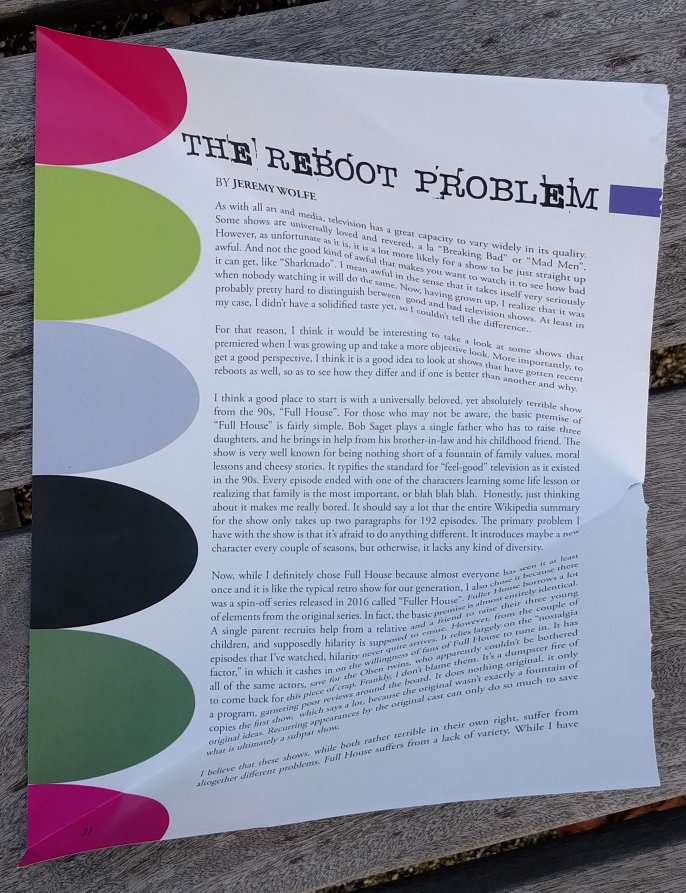
#> input picture doccorrection/distorted/42_2 copy.png, 1371 x 1785 px (shown at 1/2 size)
$ python -i ImgDetection.py   (imports and definitions only)   (older library calls are emulated)
#> lines starting #> are read from the running program, lines starting #| are printed output that depends on the picture; after the words box and inside, x2 and y2 are one past the last pixel; in counts of white or black regions, pixels touching at a corner belong together
import json
import sys

import cv2
import numpy as np
import CharaRecog
import re

def preprocess(gray):
    sobel=gray.copy()
    # # 1. Sobel算子，x方向求梯度
    sobelx = cv2.Sobel(gray, cv2.CV_8U, 1, 0, ksize = 3)
    sobely = cv2.Sobel(gray, cv2.CV_8U, 0, 1, ksize = 3)

    sobel=sobel.astype("uint8")
    cv2.addWeighted(sobelx,0.5,sobely,0.5,0,sobel)
    # sobel=sobel.astype("uint8")

    # sobel = cv2.Sobel(gray, cv2.CV_8U, 1, 0, ksize = 3)
    # 2. 二值化
    ret, binary = cv2.threshold(sobel, 0, 255, cv2.THRESH_OTSU+cv2.THRESH_BINARY)
    # ret, binary = cv2.threshold(sobel, 0, 255, cv2.THRESH_TOZERO+cv2.THRESH_BINARY)

    # 3. 膨胀和腐蚀操作的核函数

    # kernel = cv2.getStructuringElement(cv2.MORPH_RECT, (2,2))
    # # 形态学操作             图像      操作（open）结构元素
    # binary = cv2.morphologyEx(binary, cv2.MORPH_OPEN, kernel)

    element1 = cv2.getStructuringElement(cv2.MORPH_RECT, (3,3))
    element2 = cv2.getStructuringElement(cv2.MORPH_RECT, (30,30))

    element3 = cv2.getStructuringElement(cv2.MORPH_RECT, (30,9))
    element4 = cv2.getStructuringElement(cv2.MORPH_RECT, (24, 6))

    elementx = cv2.getStructuringElement(cv2.MORPH_RECT, (40,40))
    elementy = cv2.getStructuringElement(cv2.MORPH_RECT, (30,30))
    # # 方案一：

    # # 先腐蚀
    # erosion = cv2.erode(binary, element1, iterations = 1)

    # # 再膨胀
    # dilation = cv2.dilate(erosion, element2, iterations = 2)

    # 方案二：
    # 直接膨胀
    # dilation = cv2.dilate(binary, element2, iterations = 1)

    # # 方案三（原方案）
    # # 4. 膨胀一次，让轮廓突出
    # dilation = cv2.dilate(binary, element4, iterations = 1)

    # # 5. 腐蚀一次，去掉细节，如表格线等。注意这里去掉的是竖直的线
    # erosion = cv2.erode(dilation, element3, iterations = 1)

    # # 6. 再次膨胀，让轮廓明显一些
    # dilation = cv2.dilate(erosion, element4, iterations = 3)

    # 方案四（成功）
    # 4. 膨胀一次，让轮廓突出
    # dilation = cv2.dilate(binary, elementx, iterations = 1)

    # # 5. 腐蚀一次，去掉细节，如表格线等。注意这里去掉的是竖直的线
    # erosion = cv2.erode(dilation, elementy, iterations = 1)

    # # 6. 再次膨胀，让轮廓明显一些
    # dilation = cv2.dilate(erosion, element4, iterations = 3)

    # 方案五
    elementx5 = cv2.getStructuringElement(cv2.MORPH_RECT, (20,20))
    elementy5 = cv2.getStructuringElement(cv2.MORPH_RECT, (10,10))
    # 4. 膨胀一次，让轮廓突出
    dilation = cv2.dilate(binary, elementx5, iterations = 1)

    # 5. 腐蚀一次，去掉细节，如表格线等。注意这里去掉的是竖直的线
    erosion = cv2.erode(dilation, elementy5, iterations = 1)

    # [10 lines of commented-out code are left out]
    result=erosion
    return result

def findTextRegion(img):

    region = []

    # 1. 查找轮廓
    contours, hierarchy = cv2.findContours(img, cv2.RETR_TREE, cv2.CHAIN_APPROX_SIMPLE)
    # contours, hierarchy = cv2.findContours(img, cv2.RETR_TREE, cv2.CHAIN_APPROX_SIMPLE)

    # print(contours)

    h_img,w_img=img.shape
    area_img=h_img*w_img

    # print(f"area_img:{area_img}")
    # 2. 筛选那些面积小的
    for i in range(len(contours)):
        cnt = contours[i]
        # 计算该轮廓的面积
        area = cv2.contourArea(cnt)

        # 面积小的都筛选掉

        if (area < area_img*0.1 or area>area_img*0.9):
            continue


        # 轮廓近似，作用很小
        epsilon = 0.001 * cv2.arcLength(cnt, True)
        approx = cv2.approxPolyDP(cnt, epsilon, True)

        # 找到最小的矩形，该矩形可能有方向

        rect = cv2.minAreaRect(cnt)

        # box是四个点的坐标
        # imgs=cv2.imread("./img_rec/red1.png")
        box=cv2.boxPoints(rect)
        # [8 lines of commented-out code are left out]
        box = np.int0(box)

        # 计算高和宽
        height = abs(box[0][1] - box[2][1])
        width = abs(box[0][0] - box[2][0])

        # 筛选那些太细的矩形，留下扁的
        # if (height > width*1.2):
        #     continue

        # print(f'area:{area}')
        region.append(box)

        # print(region)

    return region

def detect(zip_image,img):
    # src=cv2.imread(imagePath)
    src=zip_image.copy()

    dilation = preprocess(img)
    # 3. 查找和筛选文字区域

    region = findTextRegion(dilation)
    area_list=[cv2.contourArea(r) for r in region]
    score_list=[i/max(area_list) for i in area_list]

    # print(score_list)
    # print(region)

    # dets=[[*i[0],*i[2]]+[1] for i in region]
    dets=[]
    # print(region)
    for r_i in range(len(region)):
        # ls=[min(r,key=lambda s[0]:s[0]+s[1])]
        # min_s=min(r,key=lambda s:s[0]+s[1])
        # print(f'min_s:{min_s}')

        r=region[r_i]
        min_s=None
        min_s_index=0
        for i in range(4):
            s=r[i][0]+r[i][1]
            if min_s==None or min_s>s:
                min_s=s
                min_s_index=i

        dets.append([*r[min_s_index],*r[(min_s_index+2)%4],score_list[r_i]])

    dets=np.array(dets)
    # print(dets)

    # 去除重复框
    index_list=py_cpu_nms(dets,0.2)
    # index_list=dets

    new_region=[]
    for index in index_list:
        new_region.append(region[index])

    # 对区域进行从上到下排序
    new_region.sort(key=lambda y:y[0][1])
    # print(new_region)
    # print(new_region)

    # 4. 用绿线画出这些找到的轮廓
    for box in new_region:
        cv2.drawContours(src, [box], 0 , (0, 255, 0), 2)

    # 5.文字识别
    answers=CharaRecog.result(zip_image,new_region)
    # [9 lines of commented-out code are left out]
    return (src,answers,new_region)

# 去重
def py_cpu_nms(dets, thresh):
    x1 = dets[:, 0]
    y1 = dets[:, 1]
    x2 = dets[:, 2]
    y2 = dets[:, 3]
    scores = dets[:, 4]

    areas = (x2 - x1 + 1) * (y2 - y1 + 1)
    #按照从小到大排序后返回下标，然后顺序取反，即从大到小对应的下标
    order = scores.argsort()[::-1]
    # print(f'norder:{order}')
    keep = []

    s=1
    while order.size > 0:
        i = order[0]
        keep.append(i)
        #求交叉面积intersection采用了这个非常巧妙的方法，自己画一下思考一下
        xx1 = np.maximum(x1[i], x1[order[1:]])
        yy1 = np.maximum(y1[i], y1[order[1:]])
        xx2 = np.minimum(x2[i], x2[order[1:]])
        yy2 = np.minimum(y2[i], y2[order[1:]])
        # print(f'inter:{s} xx1:{xx1} yy1:{yy1} xx2:{xx2} yy2:{yy2}')

        w = np.maximum(0.0, xx2 - xx1 + 1) #计算w
        h = np.maximum(0.0, yy2 - yy1 + 1) #计算h
        # print(f'inter:{s} w:{w} h:{h}')

        inter = w * h       #交叉面积
        # print(f'inter:{s} {inter}')
        #A交B/A并B
        ovr = inter / (areas[i] + areas[order[1:]] - inter)
        # print(ovr)
        """
        保留重叠面积小于threshold的
        np.where的返回值是tuple
        第一个维度是x的list,第二个维度是y的list
        这里因为输入是1维,因此就取0就好
        """

        inds = np.where(ovr <= thresh)[0]

        # print(f'inds:{inds+1}')
        order = order[inds + 1]
        s+=1
        # print(f'order:{order}')
    # print(keep)
    return keep

# 检测红色区域
def DetectRedRegion(image):
    img = image

    img=cv2.resize(img,(1000,1414))
    # cv2.imencode('.png', img)[1].tofile("压缩.png")


    # # 去噪
    # img=cv2.fastNlMeansDenoisingColored(img,None,10,10,7,21)

    # 在彩色图像的情况下，解码图像将以b g r顺序存储通道。
    grid_RGB = cv2.cvtColor(img, cv2.COLOR_BGR2RGB)

    # 从RGB色彩空间转换到HSV色彩空间
    grid_HSV = cv2.cvtColor(grid_RGB, cv2.COLOR_RGB2HSV)

    # H、S、V范围一：

    # 红色
    lower1 = np.array([0,43,46])
    upper1 = np.array([10,255,255])
    mask1 = cv2.inRange(grid_HSV, lower1, upper1)       # mask1 为二值图像
    res1 = cv2.bitwise_and(grid_RGB, grid_RGB, mask1)

    # H、S、V范围二：
    lower2 = np.array([156,43,46])
    upper2 = np.array([180,255,255])
    mask2 = cv2.inRange(grid_HSV, lower2, upper2)
    res2 = cv2.bitwise_and(grid_RGB,grid_RGB, mask2)

    mask = mask1 + mask2

    # detect(imagePath,mask)
    return detect(img,mask)

# 检测黑色区域
# [70 lines left out: functions black, detect_multiple_imgs, not called in this run]


class ImageDetector:
    def __init__(self) -> None:
        pass
    """
    ([img_clipped...],[answer_text...])
    """
    def ClipCardsAndDectectChara(self,imgs):
        return detect_multiple_imgs(imgs=imgs)

>>> import cv2
>>> picture = cv2.imread('doccorrection/distorted/42_2 copy.png')
#> picture is the input picture: shape (1785, 1371, 3); mean B, G, R 156.8, 142.3, 139.9
>>> result = DetectRedRegion(picture)
#> in DetectRedRegion, `img=cv2.resize(img,(1000,1414))`:
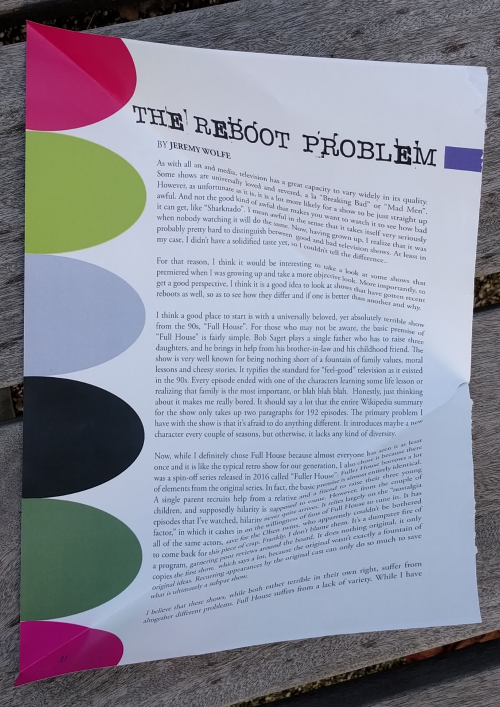
#> img: shape (1414, 1000, 3) (shown at 1/2 size); mean B, G, R 156.7, 142.2, 139.8
#> in DetectRedRegion, `grid_HSV = cv2.cvtColor(grid_RGB, cv2.COLOR_RGB2HSV)`: grid_HSV: shape (1414, 1000, 3); mean H, S, V 110.8, 53.7, 163.1
#> in DetectRedRegion, `mask1 = cv2.inRange(grid_HSV, lower1, upper1)`:
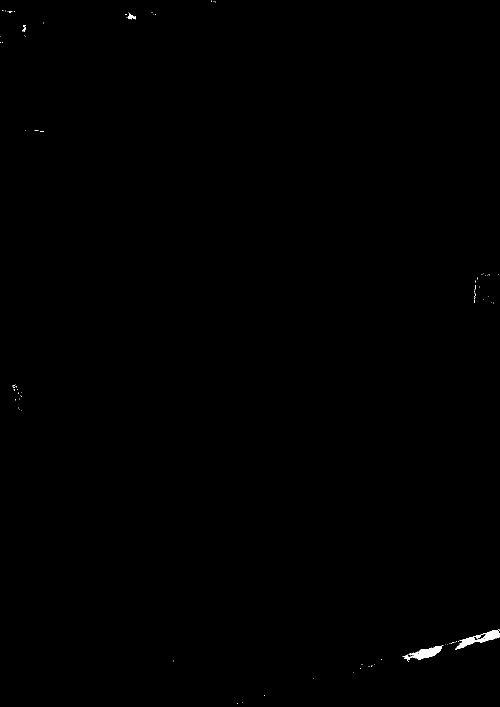
#> mask1: shape (1414, 1000) (shown at 1/2 size); 0.17% white; 90 white regions (85 under 20 px), largest, box (x1, y1, x2, y2) and area: (910, 1259, 1000, 1299) 1075, (823, 1291, 886, 1320) 846, (805, 1309, 824, 1321) 89, (256, 29, 272, 39) 86, (47, 54, 51, 64) 25
#> in DetectRedRegion, `mask2 = cv2.inRange(grid_HSV, lower2, upper2)`: mask2: shape (1414, 1000); 4.3% white; 50 white regions (47 under 20 px), largest, box (x1, y1, x2, y2) and area: (49, 39, 274, 263) 39926, (26, 1241, 247, 1376) 20489, (815, 1308, 830, 1315) 53
#> in DetectRedRegion, `mask = mask1 + mask2`:
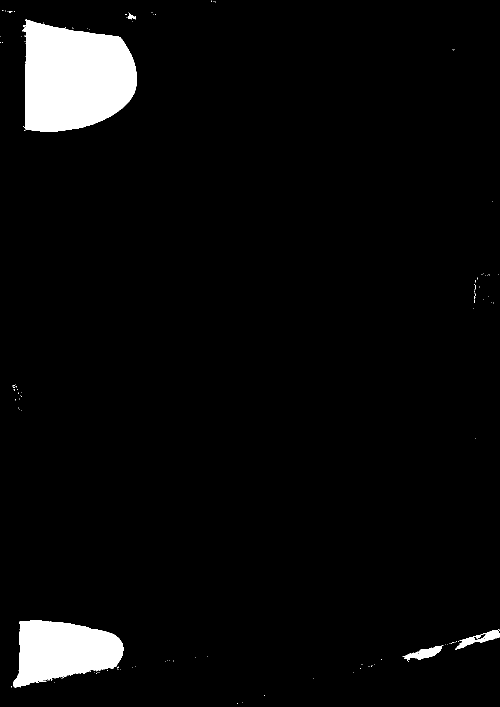
#> mask: shape (1414, 1000) (shown at 1/2 size); 4.4% white; 122 white regions (117 under 20 px), largest, box (x1, y1, x2, y2) and area: (47, 39, 274, 263) 39979, (26, 1241, 247, 1376) 20489, (910, 1259, 1000, 1299) 1075, (805, 1291, 886, 1321) 1010, (256, 29, 272, 39) 86
#> in preprocess, `sobelx = cv2.Sobel(gray, cv2.CV_8U, 1, 0, ksize = 3)`: sobelx: shape (1414, 1000); 0.16% white in thin lines or dots
#> in preprocess, `sobely = cv2.Sobel(gray, cv2.CV_8U, 0, 1, ksize = 3)`: sobely: shape (1414, 1000); 0.18% white in thin lines or dots
#> in preprocess, `cv2.addWeighted(sobelx,0.5,sobely,0.5,0,sobel)`:
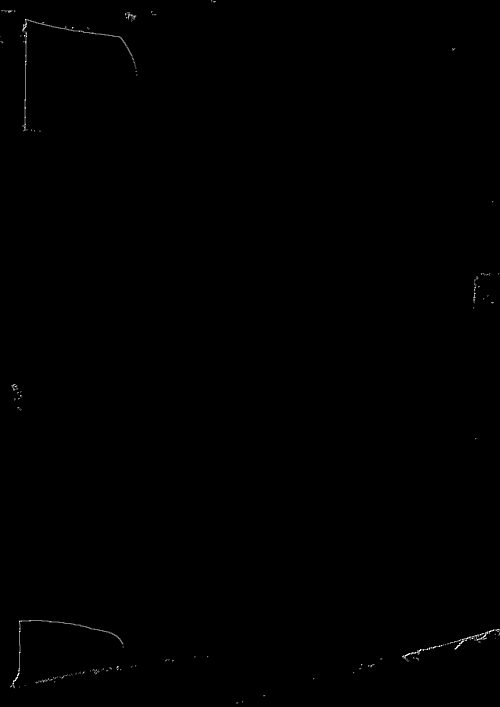
#> sobel: shape (1414, 1000) (shown at 1/2 size); 4.59% of pixels changed, all inside (x1, y1, x2, y2) = (0, 0, 1000, 1408)
#> in preprocess, `ret, binary = cv2.threshold(sobel, 0, 255, cv2.THRESH_OTSU+cv2.THRESH_..`:
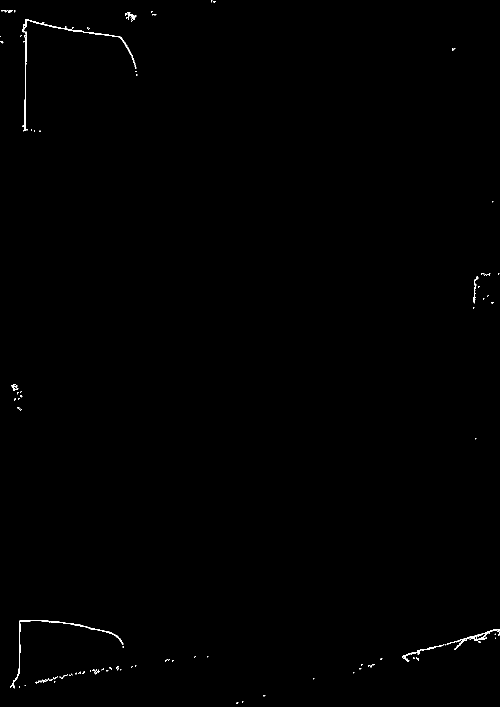
#> binary: shape (1414, 1000) (shown at 1/2 size); 0.28% white in thin lines or dots
#> in preprocess, `ret, binary = cv2.threshold(sobel, 0, 255, cv2.THRESH_OTSU+cv2.THRESH_..`: ret = 0
#> in preprocess, `dilation = cv2.dilate(binary, elementx5, iterations = 1)`:
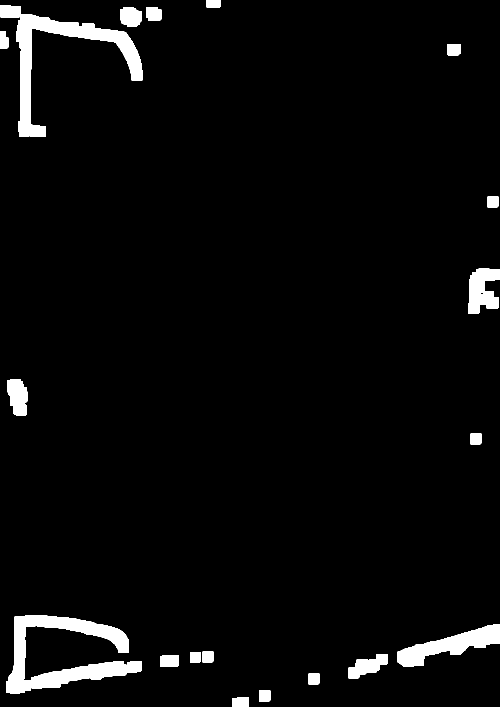
#> dilation: shape (1414, 1000) (shown at 1/2 size); 3.8% white; 20 white regions, largest, box (x1, y1, x2, y2) and area: (12, 1231, 258, 1387) 14981, (0, 11, 285, 274) 14705, (795, 1249, 1000, 1334) 7092
#> in preprocess, `erosion = cv2.erode(dilation, elementy5, iterations = 1)`:
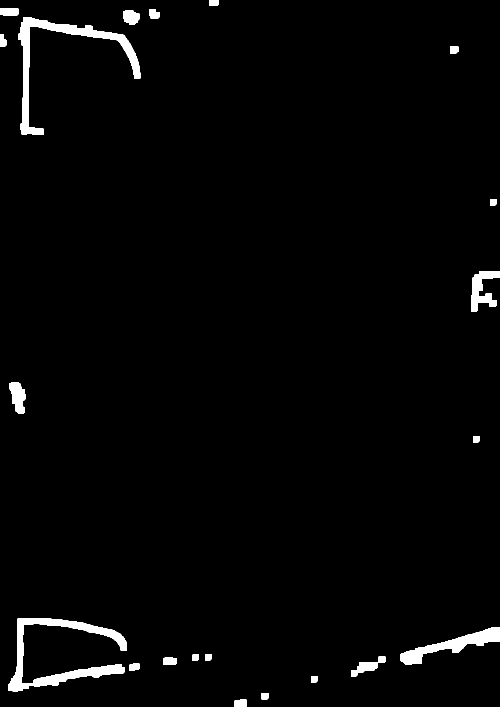
#> erosion: shape (1414, 1000) (shown at 1/2 size); 2.2% white; 21 white regions
#> in findTextRegion, `contours, hierarchy = cv2.findContours(img, cv2.RETR_TREE, cv2.CHAIN_A..`: contours = 21 contours; largest, box (x1, y1, x2, y2) and area: (17, 1236, 254, 1383) 8092, (37, 34, 281, 270) 7454, (800, 1254, 1000, 1330) 4311, (942, 542, 1000, 624) 2192, (19, 764, 51, 828) 1302
#> the loop in findTextRegion, `for i in range(len(contours)):` made 21 passes
#> area on passes 1 to 12: 300.5, 152.5, 140.5, 231.5, 361.5, 927, 140.5, 140.5, 4311, 8092, 140.5, 1302
#> after the loop in findTextRegion, `for i in range(len(contours)):`: region = []
#> in detect, `dets=np.array(dets)`: dets = empty array
#> (the run stopped early here; a loop or call above may not have finished)
